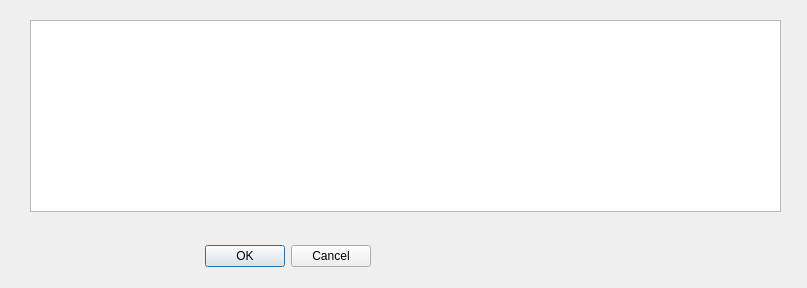
<?xml version="1.0" encoding="UTF-8"?>
<ui version="4.0">
 <class>Dialog</class>
 <widget class="QDialog" name="Dialog">
  <property name="geometry">
   <rect>
    <x>0</x>
    <y>0</y>
    <width>807</width>
    <height>288</height>
   </rect>
  </property>
  <property name="windowTitle">
   <string>Dialog</string>
  </property>
  <widget class="QDialogButtonBox" name="buttonBox">
   <property name="geometry">
    <rect>
     <x>30</x>
     <y>240</y>
     <width>341</width>
     <height>32</height>
    </rect>
   </property>
   <property name="orientation">
    <enum>Qt::Horizontal</enum>
   </property>
   <property name="standardButtons">
    <set>QDialogButtonBox::Cancel|QDialogButtonBox::Ok</set>
   </property>
  </widget>
  <widget class="QTableWidget" name="tableWidget">
   <property name="geometry">
    <rect>
     <x>30</x>
     <y>20</y>
     <width>751</width>
     <height>192</height>
    </rect>
   </property>
  </widget>
 </widget>
 <resources/>
 <connections>
  <connection>
   <sender>buttonBox</sender>
   <signal>accepted()</signal>
   <receiver>Dialog</receiver>
   <slot>accept()</slot>
   <hints>
    <hint type="sourcelabel">
     <x>248</x>
     <y>254</y>
    </hint>
    <hint type="destinationlabel">
     <x>157</x>
     <y>274</y>
    </hint>
   </hints>
  </connection>
  <connection>
   <sender>buttonBox</sender>
   <signal>rejected()</signal>
   <receiver>Dialog</receiver>
   <slot>reject()</slot>
   <hints>
    <hint type="sourcelabel">
     <x>316</x>
     <y>260</y>
    </hint>
    <hint type="destinationlabel">
     <x>286</x>
     <y>274</y>
    </hint>
   </hints>
  </connection>
 </connections>
</ui>
